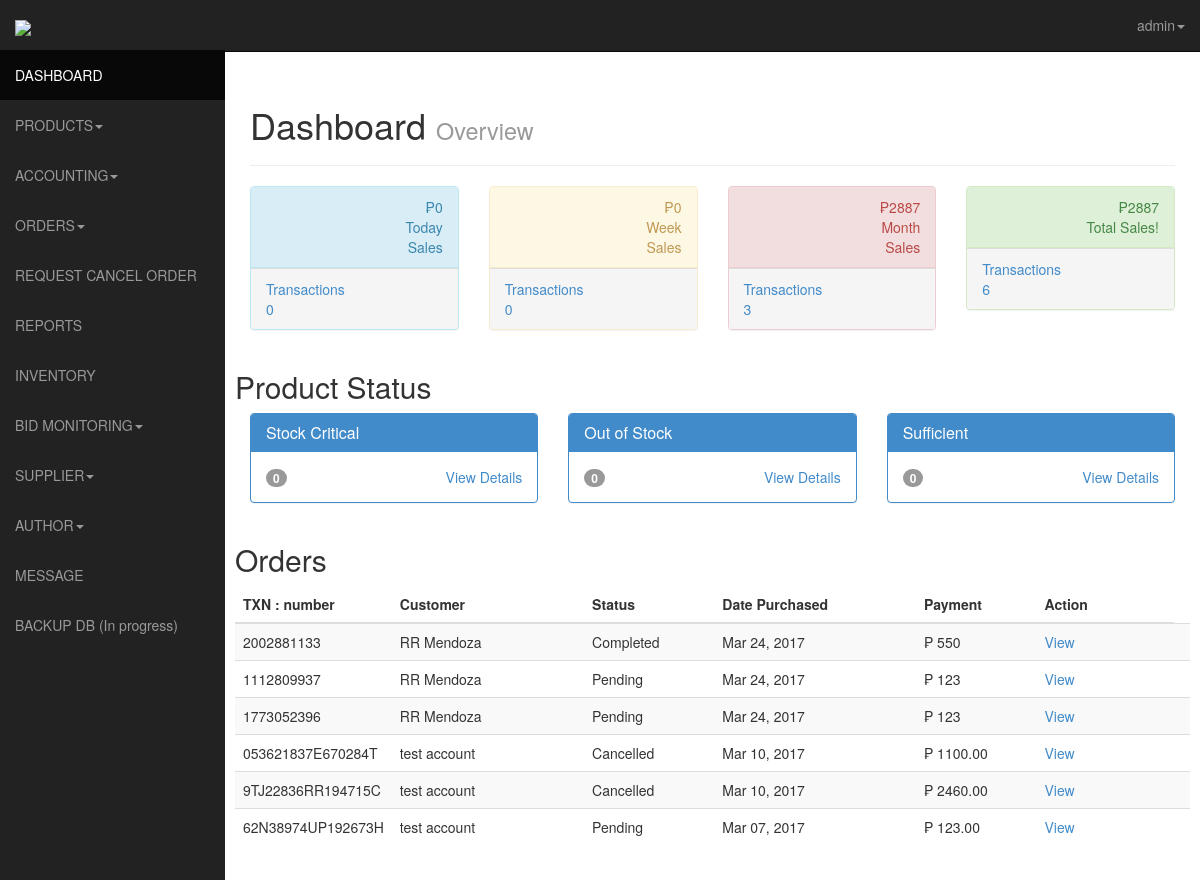
The page /admin/index.php (signed in) on the database its author committed.
### tables this page shows
CREATE TABLE IF NOT EXISTS `transactions` (
  `id` int(11) NOT NULL AUTO_INCREMENT,
  `user_id` int(11) NOT NULL,
  `product_id_array` varchar(255) NOT NULL,
  `payer_email` varchar(255) NOT NULL,
  `first_name` varchar(255) NOT NULL,
  `last_name` varchar(255) NOT NULL,
  `month` varchar(4) NOT NULL,
  `day` varchar(4) NOT NULL,
  `year` varchar(4) NOT NULL,
  `payment_date` timestamp NOT NULL DEFAULT CURRENT_TIMESTAMP ON UPDATE CURRENT_TIMESTAMP,
  `mc_gross` varchar(255) NOT NULL,
  `payment_currency` varchar(255) NOT NULL,
  `receiver_email` varchar(255) NOT NULL,
  `payment_type` varchar(255) NOT NULL,
  `payment_status` varchar(255) NOT NULL,
  `txn_type` varchar(255) NOT NULL,
  `payer_status` varchar(255) NOT NULL,
  `address_street` varchar(255) NOT NULL,
  `address_city` varchar(255) NOT NULL,
  `address_state` varchar(255) NOT NULL,
  `address_zip` varchar(255) NOT NULL,
  `address_country` varchar(255) NOT NULL,
  `address_status` varchar(255) NOT NULL,
  `notify_version` varchar(255) NOT NULL,
  `verify_sign` varchar(255) NOT NULL,
  `payer_id` varchar(255) NOT NULL,
  `mc_currency` varchar(255) NOT NULL,
  `mc_fee` varchar(255) NOT NULL,
  `txn_id` varchar(255) NOT NULL,
  `qty` int(11) NOT NULL,
  PRIMARY KEY (`id`)
);

### admin/index.php (the view, shortened to what this page needs)
<?php
$month = date('m');
$day = date('d');
$year = date('Y');
$todaySales = "";
$now = mysql_query("SELECT * FROM transactions WHERE month=$month and year=$year and day=$day");
$tCount2 = mysql_num_rows($now);
$todayQuery= mysql_query("SELECT sum(mc_gross), sum(mc_fee), day, month, year FROM transactions   WHERE month=$month and year=$year and day=$day");
if (mysql_num_rows($todayQuery)==0){
		$ttoday="0";
        $todaySales = "0.00";
}
else {
        while($row = mysql_fetch_array($todayQuery)){
          $sales = $row['sum(mc_gross)'];
          $fee = $row['sum(mc_fee)'];
          $tsales = $sales - $fee;
          $todaySales = $tsales;
        }
}
?>
<?php
$weekSales = "";
$date2 = date('m/d/Y');
$date1 = strtotime ( '7 days ago' , strtotime ( $date2 ) ) ;
$smonth = date('m', $date1);
$sday = date('d', $date1);
$syear = date ('Y', $date1);
$end = strtotime($date2);
$emonth = date('m', $end);
$eday = date('d', $end);
$eyear = date('Y', $end);
$wtotal = "";
$thisweek = mysql_query("SELECT * FROM transactions WHERE (month>=$smonth and month<=$emonth) and (year>=$syear and year<=$eyear)
            and (day>=$sday or day=$eday)");
$weekely = mysql_num_rows($thisweek );
$weekQuery= mysql_query("SELECT sum(mc_gross), sum(mc_fee), day, month, year FROM transactions   WHERE (month>=$smonth and month<=$emonth) and (year>=$syear and year<=$eyear)
            and (day>=$sday or day=$eday)");
if (mysql_num_rows($weekQuery)==0){
        $wtotal = "0.00";
}
else {
        while($row = mysql_fetch_array($weekQuery)){
          $wsales = $row['sum(mc_gross)'];
          $wfee = $row['sum(mc_fee)'];
          $wsales2 = $wsales - $wfee;
          $weekSales  = $wsales2 + $wtotal;
        }
}
?>
<?php
$thismonth = mysql_query("SELECT * FROM transactions WHERE month='$month' and year='$year'");
$tmonth = mysql_num_rows($thismonth );
$monthQuery= mysql_query("SELECT sum(mc_gross), sum(mc_fee), day, month, year FROM transactions   WHERE month='$month' and year='$year'");
if (mysql_num_rows($monthQuery)==0){
        $mtotal = "0.00";
}
else {
        while($row = mysql_fetch_array($monthQuery)){
          $sales = $row['sum(mc_gross)'];
          $fee = $row['sum(mc_fee)'];
          $msales = $sales - $fee;
        }
}
?>
<?php
	$tsql = mysql_query("SELECT * FROM transactions ORDER BY id");
	$transactions = mysql_num_rows($tsql);
	$sql = mysql_query("SELECT * FROM products WHERE stock < 11 AND stock > 0");
	$stockCount = mysql_num_rows($sql);
	$sql = mysql_query("SELECT * FROM products WHERE stock = 0");
	$outofstock = mysql_num_rows($sql);
	?>
<!DOCTYPE html>
<html lang="en">
  <head>
    <link href="css/bootstrap.css" rel="stylesheet">
    <link href="css/sb-admin.css" rel="stylesheet">-->
    <link rel="stylesheet" href="css/morris-0.4.3.min.css">
  </head>
  <body>
  <div id="wrapper">
      <nav class="navbar navbar-inverse  navbar-fixed-top" role="navigation">
      <?php include 'template/sidebar.php';?>
    <?php include 'template/top.php';?>
      </nav>
    <?php
      if ($type == 'admin') {
        ?>
      <div id="page-wrapper">
        <div class="row">
          <div class="col-lg-12">
            <h1>Dashboard <small> Overview</small></h1>
           <hr>
          </div>
        </div>
        <div class="row">
          <div class="col-lg-3">
            <div class="panel panel-info">
              <div class="panel-heading">
                <div class="row">
                  <div class="col-xs-6">
                  </div>
                  <div class="col-xs-6 text-right">
                    <p class="announcement-heading">&#8369;<?php echo $todaySales?></p>
                    <p class="announcement-text">Today  Sales</p>
                  </div>
                </div>
              </div>
              <a href="#">
                <div class="panel-footer announcement-bottom">
                  <div class="row">
                    <div class="col-xs-6">
                      Transactions <?php echo $tCount2?>
                    </div>
                    <div class="col-xs-6 text-right">
                    </div>
                  </div>
                </div>
              </a>
            </div>
          </div>
          <div class="col-lg-3">
            <div class="panel panel-warning">
              <div class="panel-heading">
                <div class="row">
                  <div class="col-xs-6">
                  </div>
                  <div class="col-xs-6 text-right">
                    <p class="announcement-heading">&#8369;<?php echo $weekSales?></p>
                    <p class="announcement-text">Week  Sales</p>
                  </div>
                </div>
              </div>
              <a href="#">
                <div class="panel-footer announcement-bottom">
                  <div class="row">
                    <div class="col-xs-6">
                      Transactions <?php echo $weekely?>
                    </div>
                    <div class="col-xs-6 text-right">
                    </div>
                  </div>
                </div>
              </a>
            </div>
          </div>
          <div class="col-lg-3">
            <div class="panel panel-danger">
              <div class="panel-heading">
                <div class="row">
                  <div class="col-xs-6">
                  </div>
                  <div class="col-xs-6 text-right">
                    <p class="announcement-heading">&#8369;<?php echo $msales?></p>
                    <p class="announcement-text">Month  Sales</p>
                  </div>
                </div>
              </div>
              <a href="#">
                <div class="panel-footer announcement-bottom">
                  <div class="row">
                    <div class="col-xs-6">
                     Transactions <?php echo $tmonth  ?>                   </div>
                    <div class="col-xs-6 text-right">
                    </div>
                  </div>
                </div>
              </a>
            </div>
          </div>
          <div class="col-lg-3">
            <div class="panel panel-success">
              <div class="panel-heading">
                <div class="row">
                  <div class="col-xs-6">
                  </div>
                  <div class="col-xs-6 text-right">
                    <p class="announcement-heading">&#8369;<?php echo $msales?></p>
                    <p class="announcement-text">Total Sales!</p>
                  </div>
                </div>
              </div>
              <a href="#">
                <div class="panel-footer announcement-bottom">
                  <div class="row">
                    <div class="col-xs-6">
                     Transactions <?php echo $transactions ?>
                    </div>
                    <div class="col-xs-6 text-right">
                    </div>
                  </div>
                </div>
              </a>
            </div>
          </div>
        </div>
        <div class="row">
    <h2>Product Status</h2>
          <div class="col-lg-4">
            <div class="panel panel-primary">
              <div class="panel-heading">
                <h3 class="panel-title"><i class="fa fa-long-arrow-right"></i> Stock Critical</h3>
              </div>
              <div class="panel-body">
                <div class="text-right">
                <div class="pull-left"><span class="badge"><?php echo $stockCount ?></span></div>
                  <a href="list.php">View Details <i class="fa fa-arrow-circle-right"></i></a>
                </div>
              </div>
            </div>
          </div>
          <div class="col-lg-4">
            <div class="panel panel-primary">
              <div class="panel-heading">
                <h3 class="panel-title"><i class="fa fa-long-arrow-right"></i> Out of Stock</h3>
              </div>
              <div class="panel-body">
                <div class="text-right">
                <div class="pull-left"><span class="badge"><?php echo $outofstock?></span></div>
                  <a href="list.php">View Details <i class="fa fa-arrow-circle-right"></i></a>
                </div>
              </div>
            </div>
          </div>
          <div class="col-lg-4">
            <div class="panel panel-primary">
              <div class="panel-heading">
                <h3 class="panel-title"><i class="fa fa-long-arrow-right"></i> Sufficient</h3>
              </div>
              <div class="panel-body">
                <div class="text-right">
                <div class="pull-left"><span class="badge"><?php echo $stockCount?></span></div>
                  <a href="list.php">View Details <i class="fa fa-arrow-circle-right"></i></a>
                </div>
              </div>
            </div>
          </div>
        </div>
         <div class="row">
            <h2>Orders</h2>
            <div class="table-responsive">
             <table class="table table-striped">
<thead>
<tr>
<th width="15%">TXN : number</th>
    <th width="21%">Customer</th>
    <th width="14%">Status</th>
    <th width="22%">Date Purchased</th>
    <th width="13%">Payment</th>
    <th width="15%">Action</th>
</tr>
</thead>
<tbody>
           <?php
$sql = mysql_query("SELECT * FROM transactions ORDER BY id DESC");
$productCount = mysql_num_rows($sql);
if ($productCount > 0) {
  while($row = mysql_fetch_array($sql)){
       $id = $row['id'];
        $gross = $row["mc_gross"];
        $txn_id = $row["txn_id"];
       $firstname = $row["first_name"];
       $lastname = $row["last_name"];
       $payer_status = $row["payer_status"];
       $street = $row["address_street"];
       $city = $row["address_city"];
       $state = $row["address_state"];
        $country = $row["address_country"];
        $payment_status= $row["payment_status"];
        $cartTotal2="";
       $datepayment = strftime("%b %d, %Y", strtotime($row["payment_date"]));
       if($payment_status=='Completed'){
         $stat=$payment_status;
         }
       else{
         $stat=' '.$payment_status.' <a title="Update Status" href="transactions.php?transactid='.$id.'"><span class="icon-pencil"></span></a>';
         }
 echo'<tr>
    <td height="29">'.$txn_id.'</td>
    <td>'.$firstname.' '. $lastname.'</td>
    <td>'.$stat.'</td>
   <td>'.$datepayment .'</td>
    <td> &#8369; '.$gross.'</td>
  <td><a  data-toggle="modal" href="#transaction'.$id.'">View</a></td>
  <td>
<div class="modal fade" id="transaction'.$id.'" tabindex="-1" role="dialog" aria-labelledby="myModalLabel" aria-hidden="true">
  <div class="modal-dialog">
    <div class="modal-content">
      <div class="modal-header">
        <button type="button" class="close" data-dismiss="modal" aria-hidden="true">&times;</button>
        <h4 class="modal-title" id="myModalLabel">Transaction Details of : '.$firstname.' '.$lastname.' </h4>
      </div>
      <div class="modal-body">
         Billing Address :<span style="font-size: 14px">'.$street.' '.$city.' '.$state.' '.$country.'</span><br/>
           Status : <span style="font-size: 14px">'.$payment_status.'</span><br/>
         Payer Status : <span style="font-size: 14px">'.$payer_status.'</span><br/>
         Date of Transaction : <span style="font-size: 14px">'.$datepayment.'</span><br/>
           Orders:
      <hr /> <div class="row thead">
               <div class="col-lg-2">Item name</div>
                <div class="col-lg-2">Price</div>
                 <div class="col-lg-2">Quantity</div>
                 <div class="col-lg-2">TPrice</div>
             </div>';
  $product_array = $row["product_id_array"];
          $product_id_string = rtrim($product_array, ",");
                $pieces = explode(",", $product_id_string);
                $result = count($pieces);
          for ($i=0; $i<$result; $i++){
                                    list($cat, $quan) = explode("-", $pieces[$i]);
                                    $prod = mysql_query("SELECT * FROM products WHERE id='$cat'");
                                    while($row = mysql_fetch_array($prod)){
                     $price2 = $row['price'];
                    $pricetotal1 = $price2 * $quan;
                    $cartTotal2 = $pricetotal1 + $cartTotal2;
                  }
        }
    echo'
               <hr />
              <div class="row">
               <div class="span2 pull-right">Total Order: &#8369;'.$cartTotal2.'</div>
             </div>
    </div>
      <div class="modal-footer">
        <button type="button" class="btn btn-default" data-dismiss="modal">Close</button>
      </div>
    </div>
  </div>
</div></td>
  </tr>';
    }
}
else {
  echo  '<tr>
    <td height="29" colspan="6"><h4 class=" alert alert_warning">No transactions are being made yet!</h4>  </tr>';
  }
?>
</tbody>
</table>
          </div>
        </div>
      </div>
    </div>
        <?php
      }
     ?>
  </body>
</html>

### admin/template/top.php (shortened to what this page needs)
<ul class="nav navbar-nav navbar-right navbar-user">
           <li class="dropdown user-dropdown">
             <a href="#" class="dropdown-toggle" data-toggle="dropdown"><i class="fa fa-user"></i><?php echo $username?><b class="caret"></b></a>
           </li>
         </ul>
       </div>

### rows shown on the page
transactions: txn "2002881133", first_name "RR", last_name "Mendoza", payment_status "Completed", payment_date "Mar 24, 2017", mc_gross "550"
transactions: txn "1112809937", first_name "RR", last_name "Mendoza", payment_status "Pending", payment_date "Mar 24, 2017", mc_gross "123"
transactions: txn "1773052396", first_name "RR", last_name "Mendoza", payment_status "Pending", payment_date "Mar 24, 2017", mc_gross "123"
transactions: txn "053621837E670284T", first_name "test", last_name "account", payment_status "Cancelled", payment_date "Mar 10, 2017", mc_gross "1100.00"
transactions: txn "9TJ22836RR194715C", first_name "test", last_name "account", payment_status "Cancelled", payment_date "Mar 10, 2017", mc_gross "2460.00"
transactions: txn "62N38974UP192673H", first_name "test", last_name "account", payment_status "Pending", payment_date "Mar 07, 2017", mc_gross "123.00"

### other values the page prints
$username "admin"
$todaySales "0"
$tCount2 "0"
$weekSales "0"
$weekely "0"
$msales "2887"
$tmonth "3"
$transactions "6"
$stockCount "0"
$outofstock "0"
